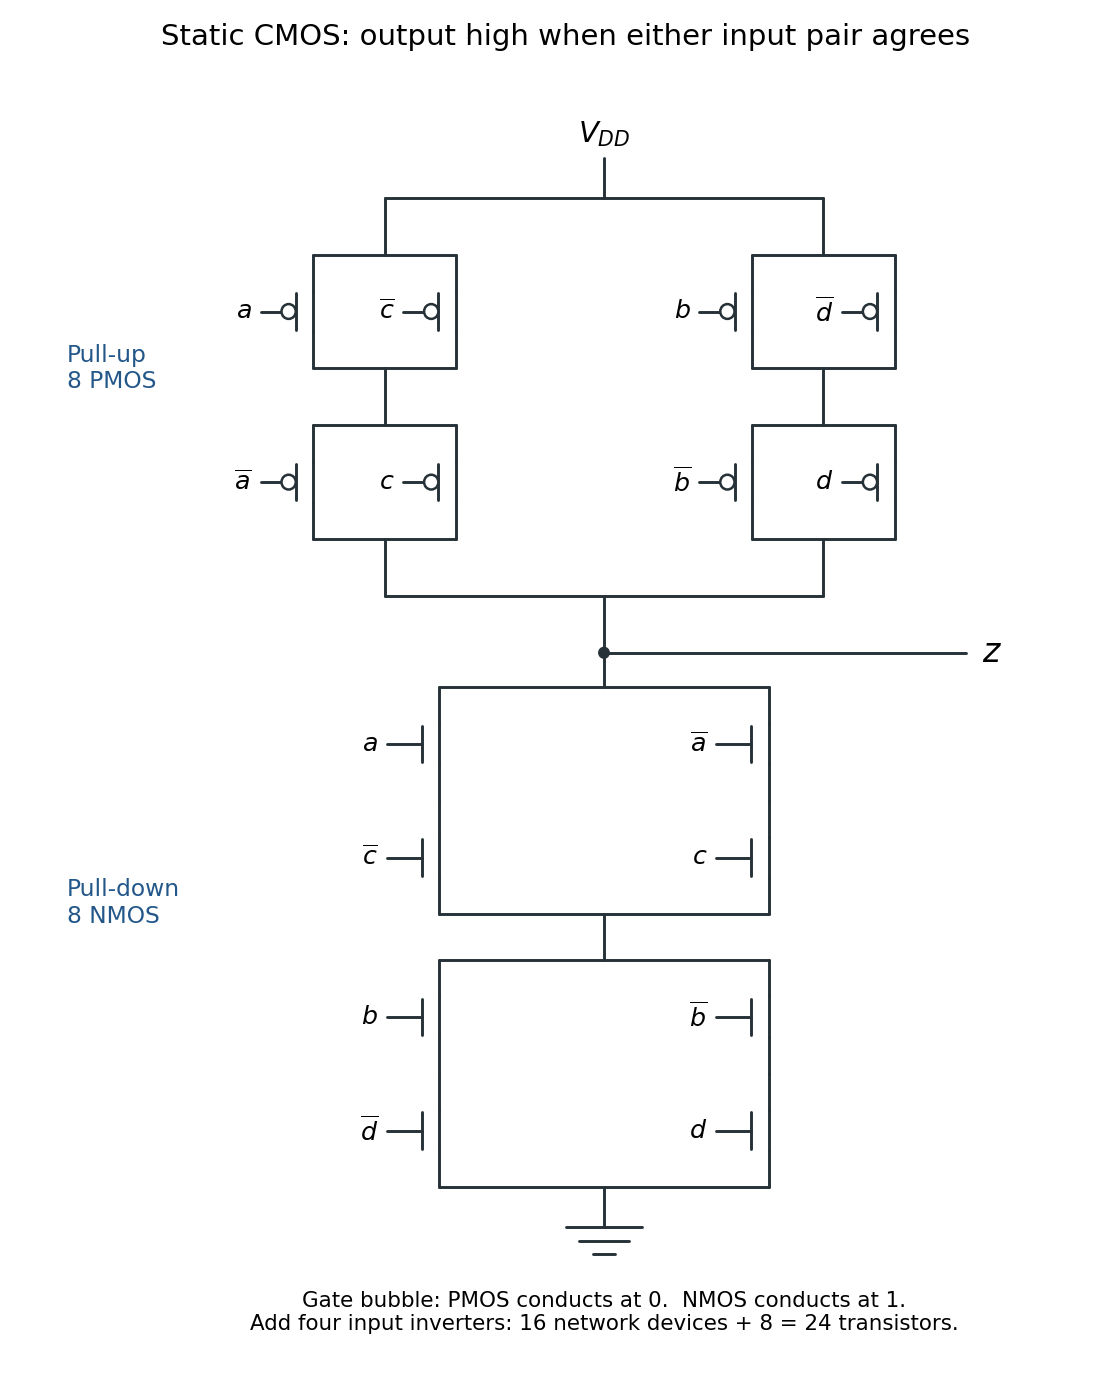

Write Python code to recreate this figure.
"""Draw the Q2(d) channel schematic into the current working directory.

Tested with Python 3.14.4 and matplotlib 3.10.7 (repository pyproject.toml).
Uses only matplotlib plus the standard library. Bodies are omitted; tie PMOS
bodies to VDD and NMOS bodies to ground. Four input inverters are not drawn.
"""

from pathlib import Path

import matplotlib

matplotlib.use("Agg")
import matplotlib.pyplot as plt
from matplotlib.patches import Circle


def main():
    plt.rcParams.update({"font.family": "DejaVu Sans", "font.size": 12})
    fig, ax = plt.subplots(figsize=(8, 10), dpi=140, facecolor="white")
    ax.set_facecolor("white")

    def wire(xs, ys):
        ax.plot(xs, ys, color="#263238", linewidth=1.5, solid_capstyle="round")

    def device(x, y, gate, kind):
        # Vertical channel, source/drain contacts and insulated gate.
        wire([x, x], [y - 0.5, y - 0.18])
        wire([x, x], [y - 0.18, y + 0.18])
        wire([x, x], [y + 0.18, y + 0.5])
        wire([x - 0.16, x - 0.16], [y - 0.16, y + 0.16])
        end = x - (0.29 if kind == "p" else 0.16)
        wire([x - 0.48, end], [y, y])
        if kind == "p":
            ax.add_patch(Circle((x - 0.225, y), 0.065, facecolor="white",
                                edgecolor="#263238", linewidth=1.3, zorder=3))
        ax.text(x - 0.56, y, gate, ha="right", va="center", fontsize=13)

    # Each PMOS branch consists of two parallel pairs in series.
    for center, labels in [(3.0, ("$a$", "$\\overline{c}$", "$\\overline{a}$", "$c$")),
                           (7.0, ("$b$", "$\\overline{d}$", "$\\overline{b}$", "$d$"))]:
        left, right = center - 0.65, center + 0.65
        for y, pair in [(8.0, labels[:2]), (6.5, labels[2:])]:
            for x, label in zip((left, right), pair):
                device(x, y, label, "p")
            wire([left, right], [y + 0.5, y + 0.5])
            wire([left, right], [y - 0.5, y - 0.5])
        wire([center, center], [8.5, 9.0])
        wire([center, center], [7.5, 7.0])
        wire([center, center], [6.0, 5.5])
    wire([3, 7], [9, 9])
    wire([5, 5], [9, 9.35])
    ax.text(5, 9.43, "$V_{DD}$", ha="center", va="bottom", fontsize=15)
    wire([3, 7], [5.5, 5.5])
    wire([5, 5], [5.5, 5.0])
    wire([5, 8.3], [5.0, 5.0])
    ax.add_patch(Circle((5, 5), 0.045, color="#263238"))
    ax.text(8.45, 5, "$z$", va="center", fontsize=17)

    # Each NMOS module has two parallel branches, each with two series devices.
    for top, gates in [(4.7, ("$a$", "$\\overline{c}$", "$\\overline{a}$", "$c$")),
                       (2.3, ("$b$", "$\\overline{d}$", "$\\overline{b}$", "$d$"))]:
        bottom = top - 2.0
        wire([3.5, 6.5], [top, top])
        wire([3.5, 6.5], [bottom, bottom])
        for x, pair in [(3.5, gates[:2]), (6.5, gates[2:])]:
            device(x, top - 0.5, pair[0], "n")
            device(x, top - 1.5, pair[1], "n")
    wire([5, 5], [5, 4.7])
    wire([5, 5], [2.7, 2.3])
    wire([5, 5], [0.3, -0.05])
    for y, half in [(-0.05, 0.35), (-0.17, 0.23), (-0.29, 0.10)]:
        wire([5 - half, 5 + half], [y, y])

    ax.text(0.1, 7.5, "Pull-up\n8 PMOS", ha="left", va="center", color="#235789")
    ax.text(0.1, 2.8, "Pull-down\n8 NMOS", ha="left", va="center", color="#235789")
    ax.set_title("Static CMOS: output high when either input pair agrees", fontsize=15, pad=20)
    ax.text(5, -0.8, "Gate bubble: PMOS conducts at 0.  NMOS conducts at 1.\n"
            "Add four input inverters: 16 network devices + 8 = 24 transistors.",
            ha="center", va="center", fontsize=11)
    ax.set_xlim(-0.2, 9.5)
    ax.set_ylim(-1.2, 10)
    ax.axis("off")
    fig.subplots_adjust(left=0.03, right=0.98, bottom=0.03, top=0.94)
    fig.savefig(Path.cwd() / "digital-resit-2015-cmos-network.png", facecolor="white")
    plt.close(fig)


if __name__ == "__main__":
    main()
